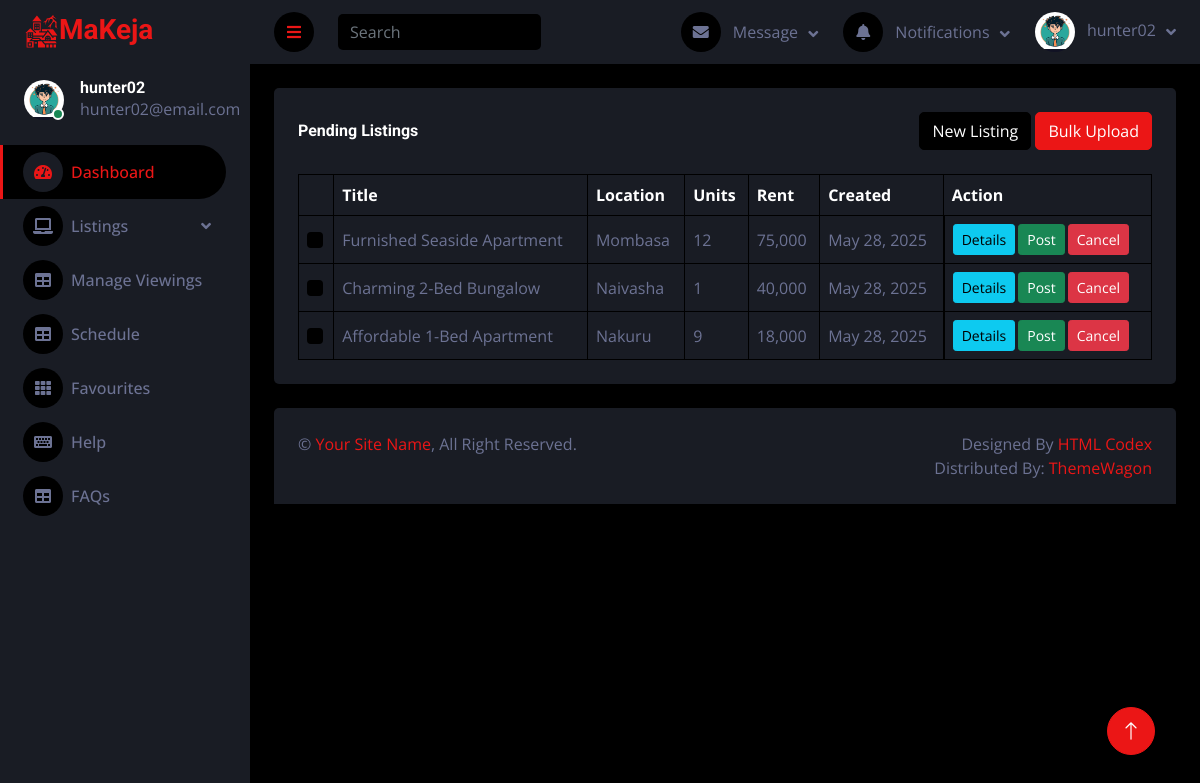
Page /dash/pending_listings/ (signed in) on the earlier database version.
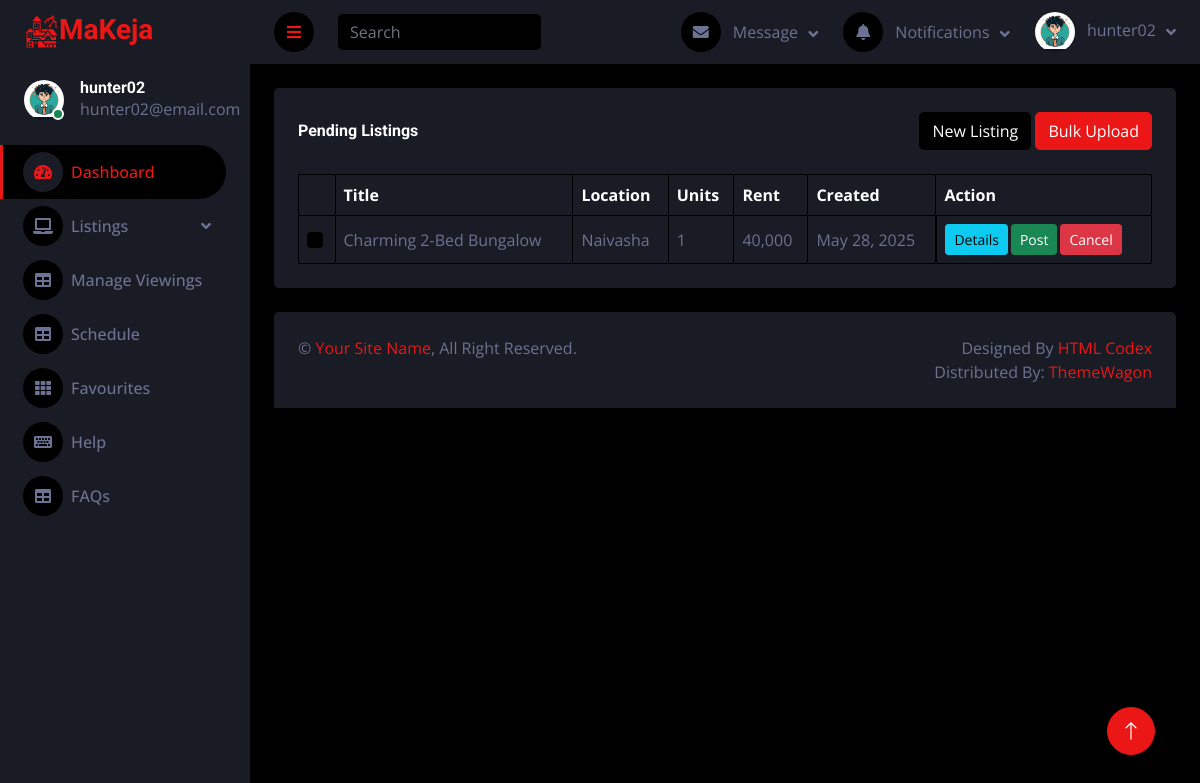
Same page on the later database version.
### dash/models.py (models this page shows, shortened)
class Listing(models.Model):
    user = models.ForeignKey("auth.User", on_delete=models.CASCADE, related_name="listings")
    listingID = models.CharField(max_length=10, unique=True, null=True)
    title = models.CharField(max_length=255, null=True)
    description = models.TextField(null=True)
    location = models.CharField(max_length=255, null=True)
    address = models.ForeignKey("dash.Address", on_delete=models.CASCADE, related_name="addresses")
    category = models.ForeignKey("master.ListingCategory", on_delete=models.SET_NULL, null=True)
    bedrooms = models.PositiveIntegerField(default=0)
    bathrooms = models.PositiveIntegerField(default=1)
    area_sqft = models.PositiveIntegerField(null=True)
    year_built = models.PositiveIntegerField(null=True)
    floor_number = models.PositiveIntegerField(null=True)
    total_floors = models.PositiveIntegerField(null=True)
    available_units = models.PositiveIntegerField(default=1)
    rent = models.PositiveIntegerField(default=0)
    deposit = models.PositiveIntegerField(default=0)
    avatar1 = models.ImageField(default="listing1.jpg")
    avatar2 = models.ImageField(default="listing2.jpg")
    avatar3 = models.ImageField(default="listing3.jpg")
    avatar4 = models.ImageField(default="listing4.jpg")
    avatar5 = models.ImageField(default="listing5.jpg")
    video_url = models.URLField(null=True, blank=True)
    floor_plan = models.FileField(null=True, blank=True)
    tour = models.URLField(null=True, blank=True)
    furnished = models.BooleanField(default=False)
    parking = models.BooleanField(default=False)
    pet_friendly = models.BooleanField(default=False)
    balcony = models.BooleanField(default=False)
    security = models.BooleanField(default=False)
    internet = models.BooleanField(default=False)
    status = models.CharField(max_length=50, default="pending")
    is_deleted = models.BooleanField(default=False)
    time_created = models.DateTimeField(auto_now_add=True)
    last_updated = models.DateTimeField(auto_now=True)

### dash/views.py (the view, shortened to what this page needs)
# urls.py: path("pending_listings/", views.pending_listings_view, name="pending_listings"),
def pending_listings_view(request):
    categories = ListingCategory.objects.filter(is_deleted=False)
    listings = Listing.objects.filter(user=request.user, status="pending", is_deleted=False)
    context = {
        'categories': categories,
        'listings': listings,
    }
    return render(request, "dash/pending_listings.html", context)

### dash/context_processors.py (called while the page is built)
def get_notifications(request):
    if not request.user.is_authenticated:
        return {}
    notifications = Notification.objects.filter(target=request.user, is_read=False, is_deleted=False)
    context = {"notifications": notifications}
    return context

### dash/templatetags/time_filters.py (called while the page is built)
@register.filter
def natural_time_format(value):
    if isinstance(value, str):
        try:
            value = datetime.fromisoformat(value)
        except ValueError:
            return value  # fallback: return raw value if parsing fails
    if is_naive(value):
        value = make_aware(value)
    delta = now() - value
    if delta < timedelta(minutes=1):
        return "Just now"
    elif delta < timedelta(hours=1):
        minutes = int(delta.total_seconds() / 60)
        return f"{minutes} min ago"
    elif delta < timedelta(hours=24):
        hours = int(delta.total_seconds() / 3600)
        return f"{hours} hr ago"
    elif delta < timedelta(days=2):
        return "Yesterday"
    elif delta < timedelta(days=7):
        return f"{delta.days} days ago"
    else:
        return value.strftime("%b %d, %Y")

### dash/templates/dash/pending_listings.html (shortened to what this page needs)
{% extends 'dash/main.html' %}
{% load static %}
{% load humanize %}
{% load time_filters %}
{% block main %}
<div class="container-fluid pt-4 px-4">
    <div class="bg-secondary text-center rounded p-4">
        <div class="d-flex align-items-center justify-content-between mb-4">
            <h6 class="mb-0">Pending Listings</h6>
            <div>
                <button class="btn btn-dark" type="button" data-toggle="modal" data-target="#newListingModal" title="Create a single listing.">New Listing</button>
                <button class="btn btn-primary" type="button" data-toggle="modal" data-target="#bulkUploadModal" title="Create multiple listings using a csv file.">Bulk Upload</button>
            </div>
        </div>
        {% if listings %}
        <div class="table-responsive">
            <table class="table text-start align-middle table-bordered table-hover mb-0">
                <thead>
                    <tr class="text-white">
                        <th scope="col"></th>
                        <th scope="col">Title</th>
                        <th scope="col">Location</th>
                        <th scope="col">Units</th>
                        <th scope="col">Rent</th>
                        <th scope="col">Created</th>
                        <th scope="col">Action</th>
                    </tr>
                </thead>
                <tbody>
                    {% for l in listings %}
                    <tr>
                        <td><input class="form-check-input" type="checkbox"></td>
                        <td>{{ l.title|title }}</td>
                        <td>{{ l.location|title }}</td>
                        <td>{{ l.available_units }}</td>
                        <td>{{ l.rent|intcomma }}</td>
                        <td>{{ l.time_created|natural_time_format }}</td>
                        <td class="d-flex" style="gap: 3px;">
                            <button class="btn btn-sm btn-info" type="button" data-toggle="modal" data-target="#detailsModal{{ l.id }}">Details</button>
                            <form method="post">
                                <button class="btn btn-sm btn-success" type="submit">Post</button>
                            </form>
                            <button class="btn btn-sm btn-danger" type="button" data-toggle="modal" data-target="#delete{{ l.id }}">Cancel</button>
                        </td>
                    </tr>
                    {% endfor %}
                </tbody>
            </table>
        </div>
        {% endif %}
    </div>
</div>
{% endblock %}

Differences in the rows shown:
no longer on this page (row edited): Listing: title "Furnished Seaside Apartment", location "Mombasa", available_units "12", rent "75,000", time_created "May 28, 2025"
no longer on this page (row edited): Listing: title "Affordable 1-Bed Apartment", location "Nakuru", available_units "9", rent "18,000", time_created "May 28, 2025"
